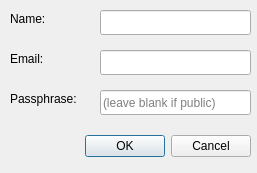
<?xml version="1.0" encoding="UTF-8"?>
<ui version="4.0">
 <class>ImportDialog</class>
 <widget class="QDialog" name="ImportDialog">
  <property name="geometry">
   <rect>
    <x>0</x>
    <y>0</y>
    <width>257</width>
    <height>173</height>
   </rect>
  </property>
  <property name="windowTitle">
   <string>Import key</string>
  </property>
  <widget class="QDialogButtonBox" name="buttonBox">
   <property name="geometry">
    <rect>
     <x>-90</x>
     <y>130</y>
     <width>341</width>
     <height>32</height>
    </rect>
   </property>
   <property name="orientation">
    <enum>Qt::Horizontal</enum>
   </property>
   <property name="standardButtons">
    <set>QDialogButtonBox::Cancel|QDialogButtonBox::Ok</set>
   </property>
  </widget>
  <widget class="QLineEdit" name="tbPassphrase">
   <property name="geometry">
    <rect>
     <x>100</x>
     <y>90</y>
     <width>151</width>
     <height>25</height>
    </rect>
   </property>
   <property name="echoMode">
    <enum>QLineEdit::Password</enum>
   </property>
   <property name="cursorPosition">
    <number>0</number>
   </property>
   <property name="placeholderText">
    <string>(leave blank if public)</string>
   </property>
  </widget>
  <widget class="QLabel" name="_l2">
   <property name="geometry">
    <rect>
     <x>10</x>
     <y>90</y>
     <width>101</width>
     <height>17</height>
    </rect>
   </property>
   <property name="text">
    <string>Passphrase:</string>
   </property>
  </widget>
  <widget class="QLabel" name="_l3">
   <property name="geometry">
    <rect>
     <x>10</x>
     <y>50</y>
     <width>55</width>
     <height>17</height>
    </rect>
   </property>
   <property name="text">
    <string>Email:</string>
   </property>
  </widget>
  <widget class="QLineEdit" name="tbKeyName">
   <property name="geometry">
    <rect>
     <x>100</x>
     <y>10</y>
     <width>151</width>
     <height>25</height>
    </rect>
   </property>
  </widget>
  <widget class="QLineEdit" name="tbKeyEmail">
   <property name="geometry">
    <rect>
     <x>100</x>
     <y>50</y>
     <width>151</width>
     <height>25</height>
    </rect>
   </property>
  </widget>
  <widget class="QLabel" name="_l1">
   <property name="geometry">
    <rect>
     <x>10</x>
     <y>10</y>
     <width>55</width>
     <height>17</height>
    </rect>
   </property>
   <property name="text">
    <string>Name:</string>
   </property>
  </widget>
 </widget>
 <tabstops>
  <tabstop>tbKeyName</tabstop>
  <tabstop>tbKeyEmail</tabstop>
  <tabstop>tbPassphrase</tabstop>
 </tabstops>
 <resources/>
 <connections>
  <connection>
   <sender>buttonBox</sender>
   <signal>accepted()</signal>
   <receiver>ImportDialog</receiver>
   <slot>accept()</slot>
   <hints>
    <hint type="sourcelabel">
     <x>248</x>
     <y>254</y>
    </hint>
    <hint type="destinationlabel">
     <x>157</x>
     <y>274</y>
    </hint>
   </hints>
  </connection>
  <connection>
   <sender>buttonBox</sender>
   <signal>rejected()</signal>
   <receiver>ImportDialog</receiver>
   <slot>reject()</slot>
   <hints>
    <hint type="sourcelabel">
     <x>316</x>
     <y>260</y>
    </hint>
    <hint type="destinationlabel">
     <x>286</x>
     <y>274</y>
    </hint>
   </hints>
  </connection>
 </connections>
</ui>
